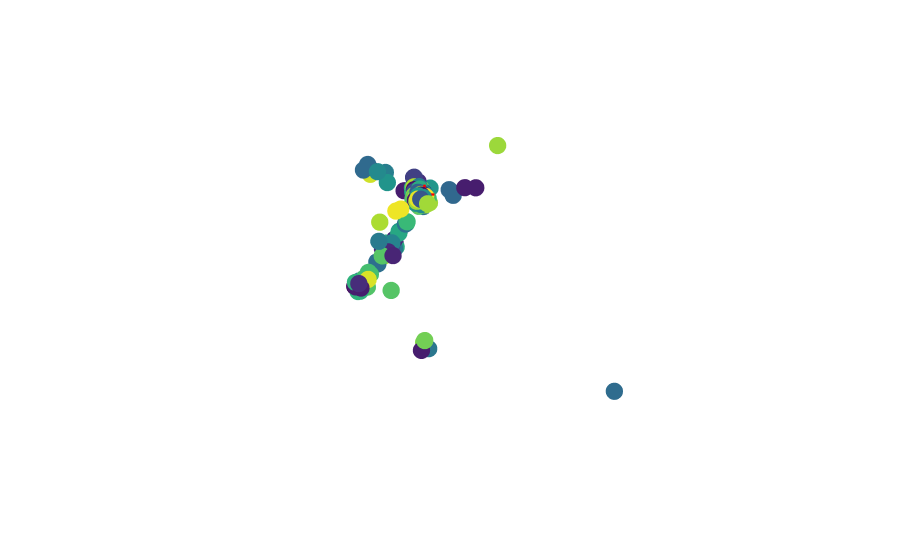

The cell this chart's notebook holds for it:
### Code cell
n = SequenceNetwork(
    sequences=blast_results,
    pairwise_alignments=multi_parwise_alignments,
    threshold=0.9,
    weight="identity",
    dimensions=3,
    color="taxonomy_id",
)
n.add_target(metTK)
n.visualize()
